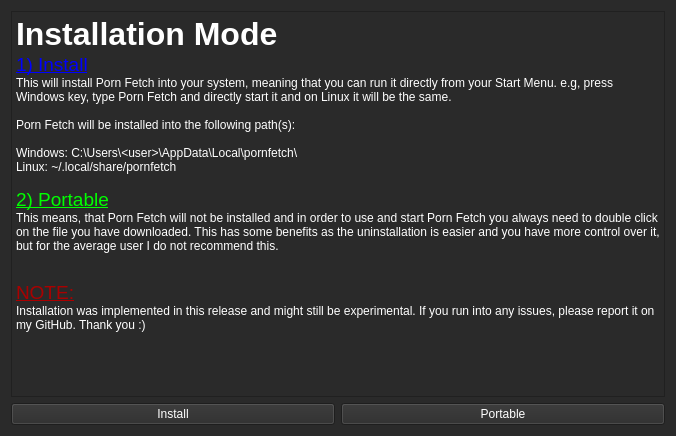
<?xml version="1.0" encoding="UTF-8"?>
<ui version="4.0">
 <class>UI_InstallDialog</class>
 <widget class="QWidget" name="UI_InstallDialog">
  <property name="geometry">
   <rect>
    <x>0</x>
    <y>0</y>
    <width>676</width>
    <height>436</height>
   </rect>
  </property>
  <property name="windowTitle">
   <string>Widget</string>
  </property>
  <property name="styleSheet">
   <string notr="true">background-color: rgb(42, 42, 42);
color: rgb(255, 255, 255)</string>
  </property>
  <layout class="QGridLayout" name="gridLayout">
   <item row="0" column="0">
    <layout class="QVBoxLayout" name="verticalLayout">
     <item>
      <widget class="QTextBrowser" name="textBrowser">
       <property name="html">
        <string>&lt;!DOCTYPE HTML PUBLIC &quot;-//W3C//DTD HTML 4.0//EN&quot; &quot;http://www.w3.org/TR/REC-html40/strict.dtd&quot;&gt;
&lt;html&gt;&lt;head&gt;&lt;meta name=&quot;qrichtext&quot; content=&quot;1&quot; /&gt;&lt;meta charset=&quot;utf-8&quot; /&gt;&lt;style type=&quot;text/css&quot;&gt;
p, li { white-space: pre-wrap; }
hr { height: 1px; border-width: 0; }
li.unchecked::marker { content: &quot;\2610&quot;; }
li.checked::marker { content: &quot;\2612&quot;; }
&lt;/style&gt;&lt;/head&gt;&lt;body style=&quot; font-family:'Segoe UI'; font-size:9pt; font-weight:400; font-style:normal;&quot;&gt;
&lt;p style=&quot; margin-top:0px; margin-bottom:0px; margin-left:0px; margin-right:0px; -qt-block-indent:0; text-indent:0px;&quot;&gt;&lt;span style=&quot; font-size:24pt; font-weight:700;&quot;&gt;Installation Mode&lt;/span&gt;&lt;/p&gt;
&lt;p style=&quot; margin-top:0px; margin-bottom:0px; margin-left:0px; margin-right:0px; -qt-block-indent:0; text-indent:0px;&quot;&gt;&lt;span style=&quot; font-size:14pt; text-decoration: underline; color:#0000ff;&quot;&gt;1) Install&lt;/span&gt;&lt;/p&gt;
&lt;p style=&quot; margin-top:0px; margin-bottom:0px; margin-left:0px; margin-right:0px; -qt-block-indent:0; text-indent:0px;&quot;&gt;This will install Porn Fetch into your system, meaning that you can run it directly from your Start Menu. e.g, press Windows key, type Porn Fetch and directly start it and on Linux it will be the same.&lt;/p&gt;
&lt;p style=&quot;-qt-paragraph-type:empty; margin-top:0px; margin-bottom:0px; margin-left:0px; margin-right:0px; -qt-block-indent:0; text-indent:0px;&quot;&gt;&lt;br /&gt;&lt;/p&gt;
&lt;p style=&quot; margin-top:0px; margin-bottom:0px; margin-left:0px; margin-right:0px; -qt-block-indent:0; text-indent:0px;&quot;&gt;Porn Fetch will be installed into the following path(s):&lt;/p&gt;
&lt;p style=&quot;-qt-paragraph-type:empty; margin-top:0px; margin-bottom:0px; margin-left:0px; margin-right:0px; -qt-block-indent:0; text-indent:0px;&quot;&gt;&lt;br /&gt;&lt;/p&gt;
&lt;p style=&quot; margin-top:0px; margin-bottom:0px; margin-left:0px; margin-right:0px; -qt-block-indent:0; text-indent:0px;&quot;&gt;Windows: C:\Users\&amp;lt;user&amp;gt;\AppData\Local\pornfetch\&lt;/p&gt;
&lt;p style=&quot; margin-top:0px; margin-bottom:0px; margin-left:0px; margin-right:0px; -qt-block-indent:0; text-indent:0px;&quot;&gt;Linux: ~/.local/share/pornfetch&lt;/p&gt;
&lt;p style=&quot;-qt-paragraph-type:empty; margin-top:0px; margin-bottom:0px; margin-left:0px; margin-right:0px; -qt-block-indent:0; text-indent:0px;&quot;&gt;&lt;br /&gt;&lt;/p&gt;
&lt;p style=&quot; margin-top:0px; margin-bottom:0px; margin-left:0px; margin-right:0px; -qt-block-indent:0; text-indent:0px;&quot;&gt;&lt;span style=&quot; font-size:14pt; text-decoration: underline; color:#00ff00;&quot;&gt;2) Portable&lt;/span&gt;&lt;/p&gt;
&lt;p style=&quot; margin-top:0px; margin-bottom:0px; margin-left:0px; margin-right:0px; -qt-block-indent:0; text-indent:0px;&quot;&gt;This means, that Porn Fetch will not be installed and in order to use and start Porn Fetch you always need to double click on the file you have downloaded. This has some benefits as the uninstallation is easier and you have more control over it, but for the average user I do not recommend this.&lt;/p&gt;
&lt;p style=&quot;-qt-paragraph-type:empty; margin-top:0px; margin-bottom:0px; margin-left:0px; margin-right:0px; -qt-block-indent:0; text-indent:0px;&quot;&gt;&lt;br /&gt;&lt;/p&gt;
&lt;p style=&quot;-qt-paragraph-type:empty; margin-top:0px; margin-bottom:0px; margin-left:0px; margin-right:0px; -qt-block-indent:0; text-indent:0px;&quot;&gt;&lt;br /&gt;&lt;/p&gt;
&lt;p style=&quot; margin-top:0px; margin-bottom:0px; margin-left:0px; margin-right:0px; -qt-block-indent:0; text-indent:0px;&quot;&gt;&lt;span style=&quot; font-size:14pt; text-decoration: underline; color:#aa0000;&quot;&gt;NOTE:&lt;/span&gt;&lt;/p&gt;
&lt;p style=&quot; margin-top:0px; margin-bottom:0px; margin-left:0px; margin-right:0px; -qt-block-indent:0; text-indent:0px;&quot;&gt;Installation was implemented in this release and might still be experimental. If you run into any issues, please report it on my GitHub. Thank you :) &lt;/p&gt;&lt;/body&gt;&lt;/html&gt;</string>
       </property>
      </widget>
     </item>
     <item>
      <layout class="QHBoxLayout" name="horizontalLayout">
       <item>
        <widget class="QPushButton" name="button_install">
         <property name="text">
          <string>Install</string>
         </property>
        </widget>
       </item>
       <item>
        <widget class="QPushButton" name="button_portable">
         <property name="text">
          <string>Portable</string>
         </property>
        </widget>
       </item>
      </layout>
     </item>
    </layout>
   </item>
  </layout>
 </widget>
 <resources/>
 <connections/>
</ui>
